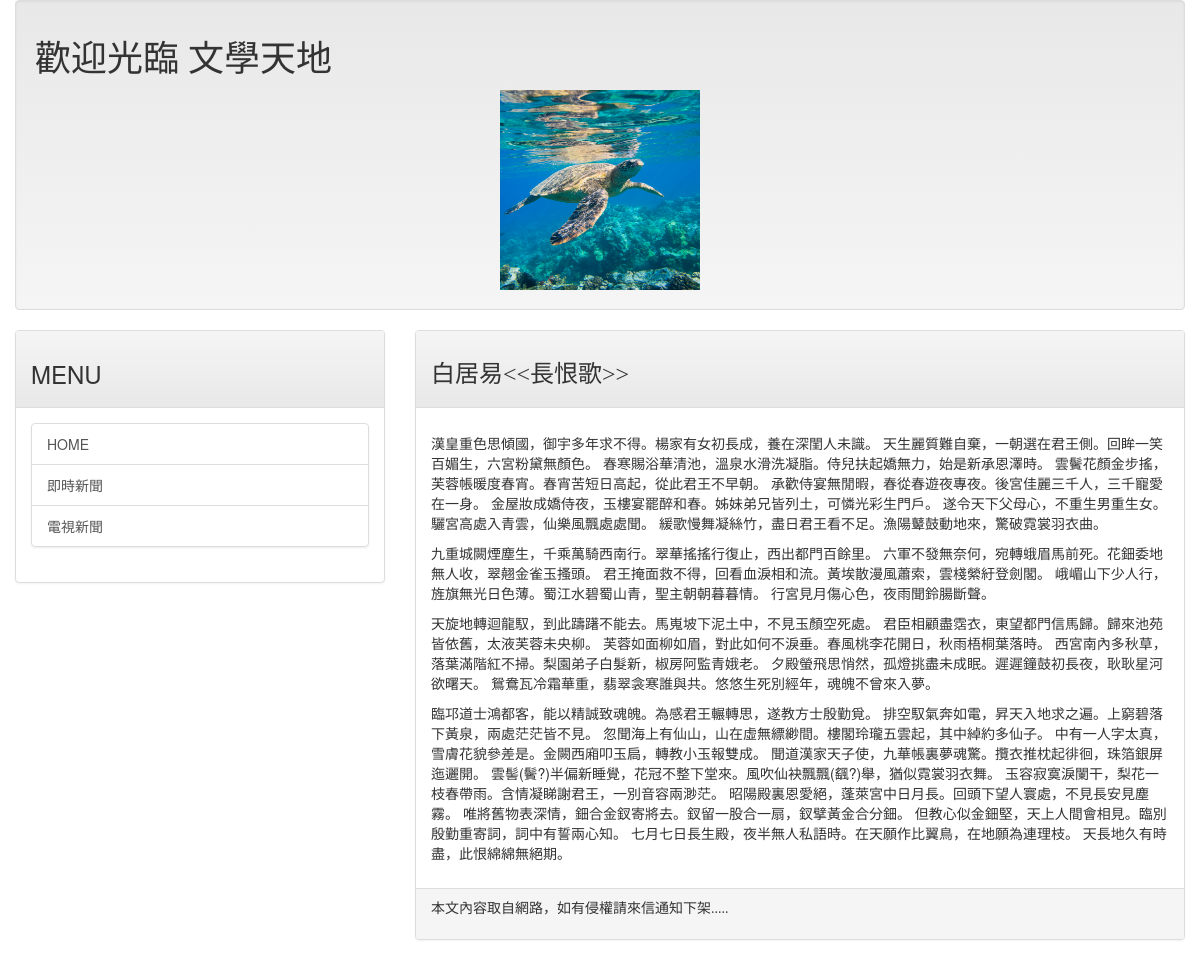
Screenshot of /post/poem001 with the database file from the repository.
### mainsite/models.py (models this page shows, shortened)
class Post(models.Model):
    title = models.CharField(max_length=200)
    slug = models.CharField(max_length=200)
    body = models.TextField(default="Hello! Please post your document here.")
    pub_date = models.DateTimeField(default=timezone.now)
    class Meta:
        ordering = ('-pub_date',)

### mainsite/views.py (the view)
# urls.py: url(r'^post/(\w+)$',showpost),
def showpost(request,slug):
    template = get_template('post.html')
    hoho = slug
    try:
        post = Post.objects.get(slug=slug)
        if post != None:
            html = template.render(locals())
            return HttpResponse(html)
    except:
        return redirect('/')

### templates/post.html (shortened to what this page needs)
{% extends 'base.html' %}
{% load markdown_deux_tags %}
{% block headmessage %}
<h3 style="font-family:微軟正黑體;">{{post.title}}</h3>
{% endblock %}
{% block content %}
<p style="font-family:微軟正黑體;font-size:12pt;letter-spacing:2pt;">
        {% if hoho == "html001" %}
        {{post.body | safe}}
        {% else %}
        {{post.body | markdown}}
        {% endif %}</p>
{% endblock %}

### rows the page displays
Post: title "白居易<<長恨歌>>", body "漢皇重色思傾國，御宇多年求不得。楊家有女初長成，養在深閨人未識。 天生麗質難自棄，一朝選在君王側。回眸一笑百媚生，六宮粉黛無顏色。 春寒賜浴華清池，溫泉水滑洗凝脂。侍兒扶起嬌無力，始是新承恩澤時。 雲鬢花顏金步搖，芙蓉帳暖度春宵。春宵苦短日高起，從此君王不早朝。 承歡侍宴無閒暇，春從春遊夜專夜。後宮佳麗三千人，三千寵愛在一身。 金屋妝成嬌侍夜，玉樓宴罷醉和春。姊妹弟兄皆列土，可憐光彩生門戶。 遂令天下父母心，不重生男重生女。驪宮高處入青雲，仙樂風飄處處聞。 緩歌慢舞凝絲竹，盡日君王看不足。漁陽鼙鼓動地來，驚破霓裳羽衣曲。 九重城闕煙塵生，千乘萬騎西南行。翠華搖搖行復止，西出都門百餘里。 六軍不發無奈何，宛轉蛾眉馬前死。花鈿委地無人收，翠翹金雀玉搔頭。 君王掩面救不得，回看血淚相和流。黃埃散漫風蕭索，雲棧縈紆登劍閣。 峨嵋山下少人行，旌旗無光日色薄。蜀江水碧蜀山青，聖主朝朝暮暮情。 行宮見月傷心色，夜雨聞鈴腸斷聲。 天旋地轉迴龍馭，到此躊躇不能去。馬嵬坡下泥土中，不見玉顏空死處。 君臣相顧盡霑衣，東望都門信馬歸。歸來池苑皆依舊，太液芙蓉未央柳。 芙蓉如面柳如眉，對此如何不淚垂。春風桃李花開日，秋雨梧桐葉落時。 西宮南內多秋草，落葉滿階紅不掃。梨園弟子白髮新，椒房阿監青娥老。 夕殿螢飛思悄然，孤燈挑盡未成眠。遲遲鐘鼓初長夜，耿耿星河欲曙天。 鴛鴦瓦冷霜華重，翡翠衾寒誰與共。悠悠生死別經年，魂魄不曾來入夢。 臨邛道士鴻都客，能以精誠致魂魄。為感君王輾轉思，遂教方士殷勤覓。 排空馭氣奔如電，昇天入地求之遍。上窮碧落下黃泉，兩處茫茫皆不見。…"
